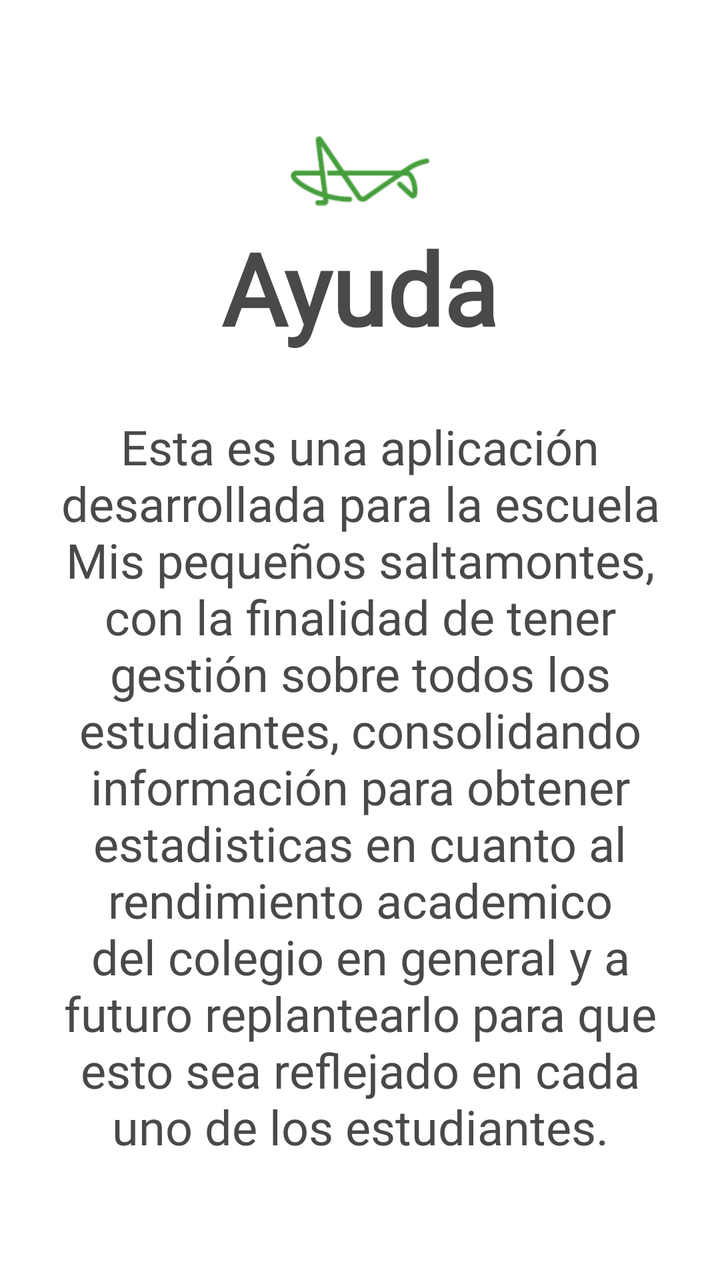
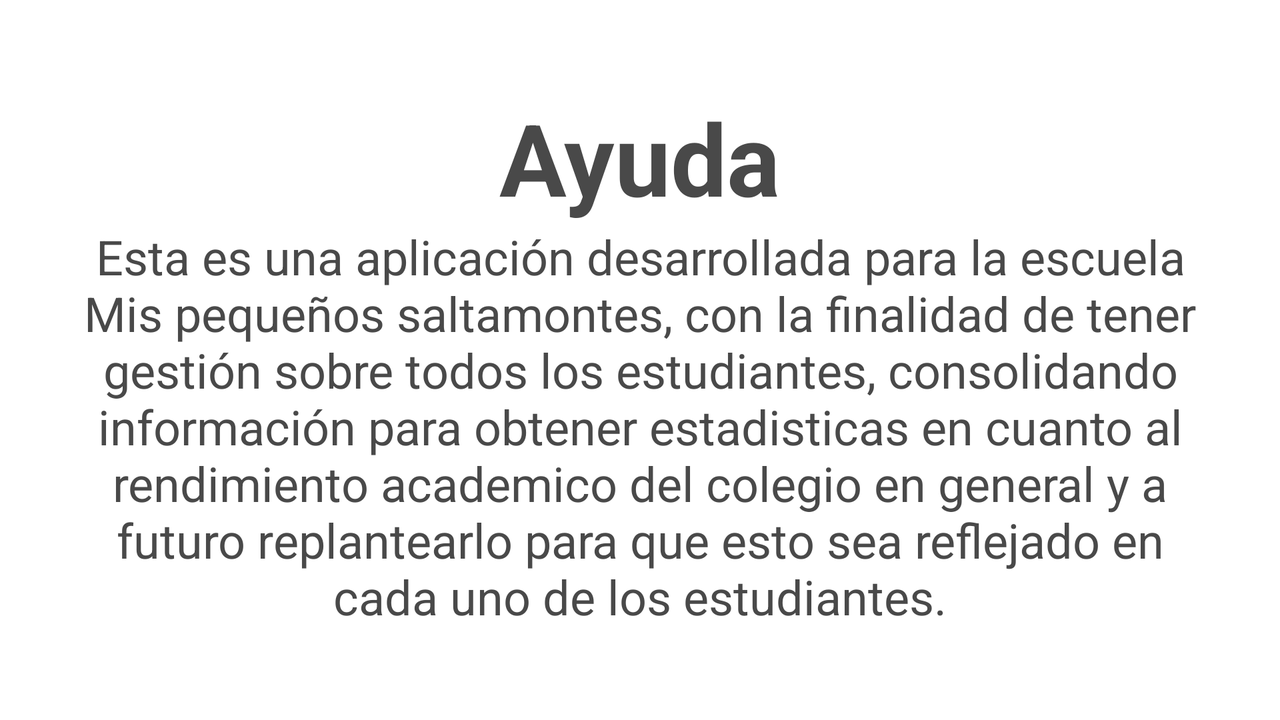

Two renders of one Android screen. The first uses the default layout on a phone; the second uses the alternative layout the repository ships for a different screen configuration, on a matching device. The two XML files are below.
<!-- AndroidManifest.xml: application theme Theme.Promedio -->
<!-- res/layout/activity_help.xml -->
<?xml version="1.0" encoding="utf-8"?>
<LinearLayout xmlns:android="http://schemas.android.com/apk/res/android"
    xmlns:app="http://schemas.android.com/apk/res-auto"
    xmlns:tools="http://schemas.android.com/tools"
    android:layout_width="match_parent"
    android:layout_height="match_parent"
    android:orientation="vertical"
    android:gravity="center"
    tools:context=".MainActivity"
    android:padding="30dp"
    android:background="@color/white">

    <ImageView
        android:layout_width="70dp"
        android:layout_height="50dp"
        android:src="@drawable/logo_green"/>

    <TextView
        android:layout_width="wrap_content"
        android:layout_height="wrap_content"
        android:text="Ayuda"
        android:textSize="50dp"
        android:layout_gravity="center"
        android:textStyle="bold"
        android:layout_marginBottom="30dp"
        android:fontFamily="@font/alata"
        android:textColor="@color/gray_text"/>

    <TextView
        android:fontFamily="@font/alata"
        android:layout_width="wrap_content"
        android:layout_height="wrap_content"
        android:text="@string/info_help"
        android:textSize="24dp"
        android:layout_gravity="center"
        android:textStyle=""
        android:textAlignment="center"
        android:textColor="@color/gray_text"/>

</LinearLayout>
<!-- resources referenced by this layout -->
<resources>
  <color name="gray_text">#494949</color>
  <color name="white">#FFFFFFFF</color>
  <!-- drawable logo_green: png bitmap (drawable-v24, 2760 bytes) -->
  <string name="info_help">Esta es una aplicación desarrollada para la escuela Mis pequeños saltamontes, con la finalidad de tener gestión sobre todos los estudiantes, consolidando información para obtener estadisticas en cuanto al rendimiento academico del colegio en general y a futuro replantearlo para que esto sea reflejado en cada uno de los estudiantes.</string>
  <style name="Theme.Promedio" parent="Theme.MaterialComponents.DayNight.NoActionBar">
          
          <item name="colorPrimary">@color/purple_500</item>
          <item name="colorPrimaryVariant">@color/purple_700</item>
          <item name="colorOnPrimary">@color/white</item>
          
          <item name="colorSecondary">@color/teal_200</item>
          <item name="colorSecondaryVariant">@color/teal_700</item>
          <item name="colorOnSecondary">@color/black</item>
          
          <item name="android:statusBarColor" tools:targetApi="l">?attr/colorPrimaryVariant</item>
          
      </style>
  <color name="purple_500">#FF6200EE</color>
  <color name="purple_700">#4257DD</color>
  <color name="teal_200">#7C7C7C</color>
  <color name="teal_700">#24A340</color>
  <color name="black">#FF000000</color>
</resources>
<!-- res/layout-land/activity_help.xml (the repository's variant of the layout above) -->
<!-- drawn on the phone turned sideways -->
<?xml version="1.0" encoding="utf-8"?>
<LinearLayout xmlns:android="http://schemas.android.com/apk/res/android"
    xmlns:app="http://schemas.android.com/apk/res-auto"
    xmlns:tools="http://schemas.android.com/tools"
    android:layout_width="match_parent"
    android:layout_height="match_parent"
    android:orientation="vertical"
    android:gravity="center"
    tools:context=".MainActivity"
    android:padding="30dp"
    android:background="@color/white">

    <TextView
        android:layout_width="wrap_content"
        android:layout_height="wrap_content"
        android:text="Ayuda"
        android:textSize="50dp"
        android:layout_gravity="center"
        android:textStyle="bold"
        android:textColor="@color/gray_text"/>

    <TextView
        android:layout_width="wrap_content"
        android:layout_height="wrap_content"
        android:text="@string/info_help"
        android:textSize="24dp"
        android:layout_gravity="center"
        android:textStyle=""
        android:textAlignment="center"
        android:textColor="@color/gray_text"/>

</LinearLayout>
<!-- resources referenced by the variant -->
<!-- as the phone turned sideways resolves them -->
<resources>
  <color name="gray_text">#494949</color>
  <color name="white">#FFFFFFFF</color>
  <string name="info_help">Esta es una aplicación desarrollada para la escuela Mis pequeños saltamontes, con la finalidad de tener gestión sobre todos los estudiantes, consolidando información para obtener estadisticas en cuanto al rendimiento academico del colegio en general y a futuro replantearlo para que esto sea reflejado en cada uno de los estudiantes.</string>
  <style name="Theme.Promedio" parent="Theme.MaterialComponents.DayNight.NoActionBar">
          
          <item name="colorPrimary">@color/purple_500</item>
          <item name="colorPrimaryVariant">@color/purple_700</item>
          <item name="colorOnPrimary">@color/white</item>
          
          <item name="colorSecondary">@color/teal_200</item>
          <item name="colorSecondaryVariant">@color/teal_700</item>
          <item name="colorOnSecondary">@color/black</item>
          
          <item name="android:statusBarColor" tools:targetApi="l">?attr/colorPrimaryVariant</item>
          
      </style>
  <color name="purple_500">#FF6200EE</color>
  <color name="purple_700">#4257DD</color>
  <color name="teal_200">#7C7C7C</color>
  <color name="teal_700">#24A340</color>
  <color name="black">#FF000000</color>
</resources>
